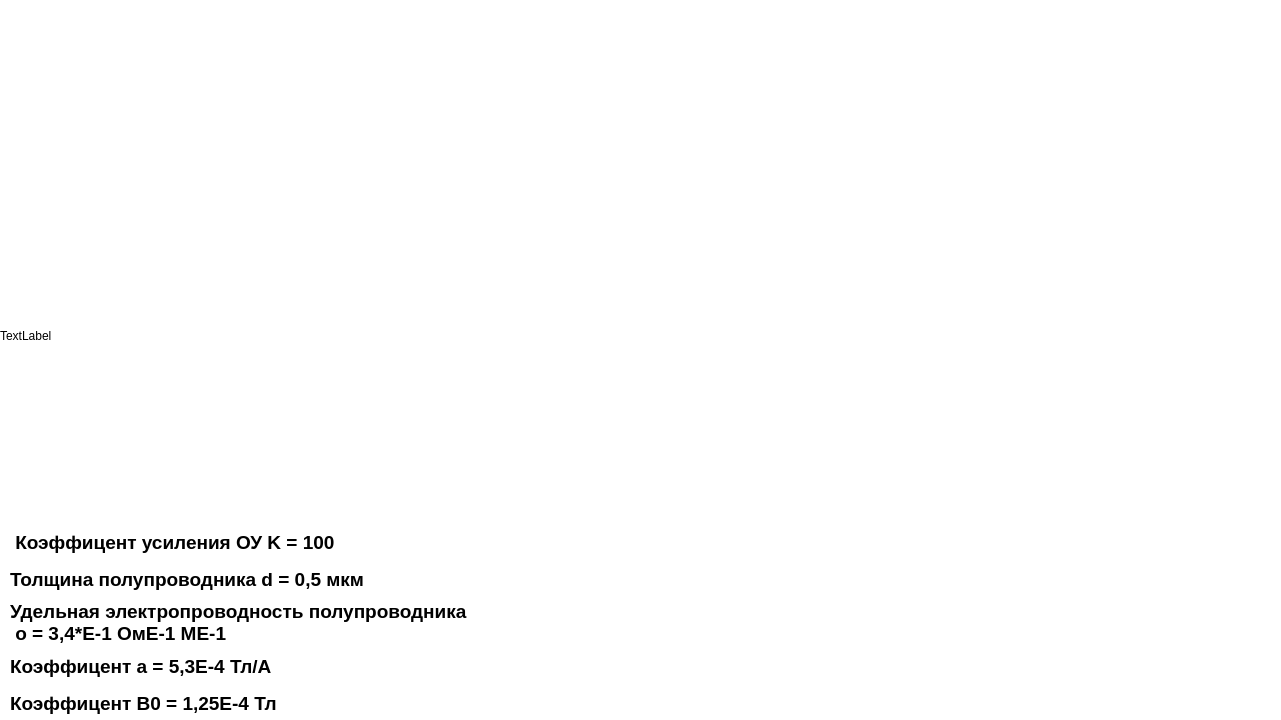
<?xml version="1.0" encoding="UTF-8"?>
<ui version="4.0">
 <class>DescriptionWindow</class>
 <widget class="QDialog" name="DescriptionWindow">
  <property name="geometry">
   <rect>
    <x>0</x>
    <y>0</y>
    <width>1281</width>
    <height>720</height>
   </rect>
  </property>
  <property name="windowTitle">
   <string>Dialog</string>
  </property>
  <property name="autoFillBackground">
   <bool>false</bool>
  </property>
  <property name="styleSheet">
   <string notr="true">background-color: white</string>
  </property>
  <widget class="QLabel" name="insrallationImage">
   <property name="geometry">
    <rect>
     <x>0</x>
     <y>0</y>
     <width>1271</width>
     <height>671</height>
    </rect>
   </property>
   <property name="text">
    <string>TextLabel</string>
   </property>
  </widget>
  <widget class="QWidget" name="verticalLayoutWidget">
   <property name="geometry">
    <rect>
     <x>10</x>
     <y>527</y>
     <width>521</width>
     <height>191</height>
    </rect>
   </property>
   <layout class="QVBoxLayout" name="verticalLayout">
    <item>
     <widget class="QLabel" name="label">
      <property name="font">
       <font>
        <pointsize>14</pointsize>
        <bold>true</bold>
       </font>
      </property>
      <property name="cursor">
       <cursorShape>ArrowCursor</cursorShape>
      </property>
      <property name="autoFillBackground">
       <bool>false</bool>
      </property>
      <property name="styleSheet">
       <string notr="true">background-color: white</string>
      </property>
      <property name="text">
       <string> Коэффицент усиления ОУ K = 100</string>
      </property>
     </widget>
    </item>
    <item>
     <widget class="QLabel" name="label_2">
      <property name="font">
       <font>
        <pointsize>14</pointsize>
        <bold>true</bold>
       </font>
      </property>
      <property name="text">
       <string>Толщина полупроводника d = 0,5 мкм</string>
      </property>
     </widget>
    </item>
    <item>
     <widget class="QLabel" name="label_3">
      <property name="font">
       <font>
        <pointsize>14</pointsize>
        <bold>true</bold>
       </font>
      </property>
      <property name="text">
       <string>Удельная электропроводность полупроводника 
 o = 3,4*E-1 ОмE-1 МE-1</string>
      </property>
     </widget>
    </item>
    <item>
     <widget class="QLabel" name="label_4">
      <property name="font">
       <font>
        <pointsize>14</pointsize>
        <bold>true</bold>
       </font>
      </property>
      <property name="text">
       <string>Коэффицент a = 5,3E-4 Тл/А</string>
      </property>
     </widget>
    </item>
    <item>
     <widget class="QLabel" name="label_5">
      <property name="font">
       <font>
        <pointsize>14</pointsize>
        <bold>true</bold>
       </font>
      </property>
      <property name="text">
       <string>Коэффицент B0 = 1,25E-4 Тл</string>
      </property>
     </widget>
    </item>
   </layout>
  </widget>
 </widget>
 <resources/>
 <connections/>
</ui>
